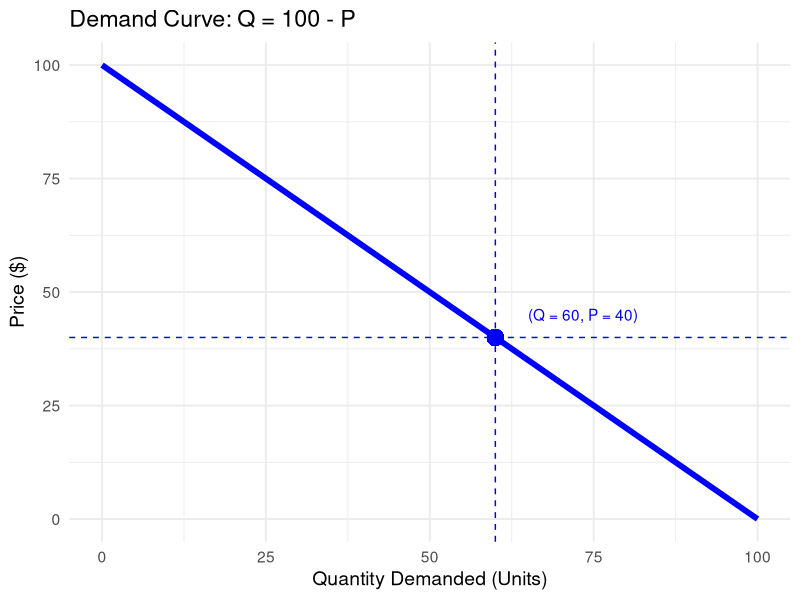

The R script that drew this image:
## ---- chunk 1
#| output-location: slide
library(ggplot2)

# Create data for the demand curve
demand <- data.frame(
  price = seq(0, 100, by = 1)
)
demand$quantity <- 100 - demand$price

# Define the intersection point
price_eq <- 40
quantity_eq <- 100 - price_eq  # 60

# set plot dimensions
options(repr.plot.width = 5, repr.plot.height =4)

# Plot
ggplot(demand, aes(x = quantity, y = price)) +
  geom_line(color = "blue", linewidth = 2) +
  geom_hline(yintercept = price_eq, linetype = "dashed", color = "blue") +
  geom_vline(xintercept = quantity_eq, linetype = "dashed", color = "blue") +
  geom_point(aes(x = quantity_eq, y = price_eq), color = "blue", size = 5) +
  annotate("text", x = quantity_eq + 5, y = price_eq + 5,
           label = "(Q = 60, P = 40)", color = "blue", hjust = 0) +
  labs(
    title = "Demand Curve: Q = 100 - P",
    x = "Quantity Demanded (Units)",
    y = "Price ($)"
  ) +
  theme_minimal(base_size = 14)

